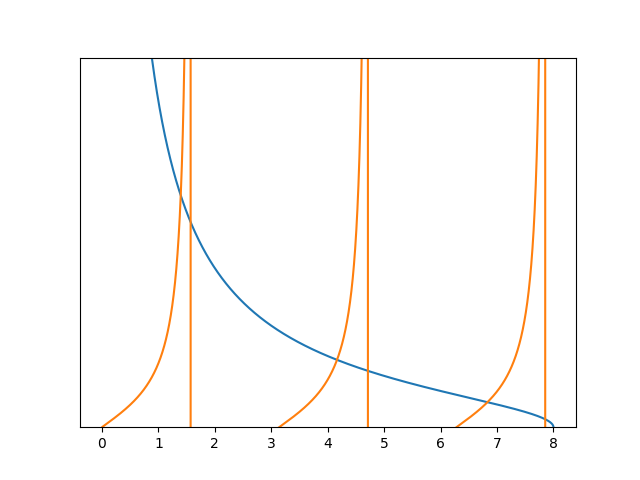

This chart was generated by the following Python code:
import numpy as np
import matplotlib.pyplot as plt

def tan(x):
    val=np.tan(x)
    return val
def root(x, y):
    val=np.sqrt(np.power(y/x, 2)-1)
    return val

step=np.arange(0.01, 8.0001, 0.0001)

#pi_spots=np.array(['$\pi/2$', '$\pi/2$', '$\pi/2$','$\pi/2$'])
#plt.style.use('greyscale')
#plt.xticks(step, pi_spots)
plt.plot(step, root(step, 8))
plt.plot(step,tan(step))
yax = plt.gca()
yax.axes.yaxis.set_ticks([])
yax.set_ylim([0,9])
plt.savefig('energy-plot.png')
plt.show()
